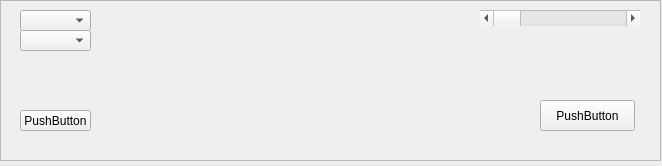
<?xml version="1.0" encoding="UTF-8"?>
<ui version="4.0">
 <class>Form</class>
 <widget class="QWidget" name="Form">
  <property name="geometry">
   <rect>
    <x>0</x>
    <y>0</y>
    <width>662</width>
    <height>166</height>
   </rect>
  </property>
  <property name="windowTitle">
   <string>Form</string>
  </property>
  <widget class="QFrame" name="frame">
   <property name="geometry">
    <rect>
     <x>0</x>
     <y>0</y>
     <width>661</width>
     <height>161</height>
    </rect>
   </property>
   <property name="frameShape">
    <enum>QFrame::StyledPanel</enum>
   </property>
   <property name="frameShadow">
    <enum>QFrame::Raised</enum>
   </property>
   <widget class="QComboBox" name="comboBox">
    <property name="geometry">
     <rect>
      <x>20</x>
      <y>10</y>
      <width>71</width>
      <height>21</height>
     </rect>
    </property>
   </widget>
   <widget class="QComboBox" name="comboBox_2">
    <property name="geometry">
     <rect>
      <x>20</x>
      <y>30</y>
      <width>71</width>
      <height>21</height>
     </rect>
    </property>
   </widget>
   <widget class="QScrollBar" name="slider">
    <property name="geometry">
     <rect>
      <x>480</x>
      <y>10</y>
      <width>160</width>
      <height>16</height>
     </rect>
    </property>
    <property name="orientation">
     <enum>Qt::Horizontal</enum>
    </property>
   </widget>
   <widget class="QPushButton" name="pushButton">
    <property name="geometry">
     <rect>
      <x>20</x>
      <y>110</y>
      <width>71</width>
      <height>21</height>
     </rect>
    </property>
    <property name="text">
     <string>PushButton</string>
    </property>
   </widget>
   <widget class="QPushButton" name="pushButton_2">
    <property name="geometry">
     <rect>
      <x>540</x>
      <y>100</y>
      <width>95</width>
      <height>31</height>
     </rect>
    </property>
    <property name="text">
     <string>PushButton</string>
    </property>
   </widget>
  </widget>
 </widget>
 <resources/>
 <connections/>
</ui>
